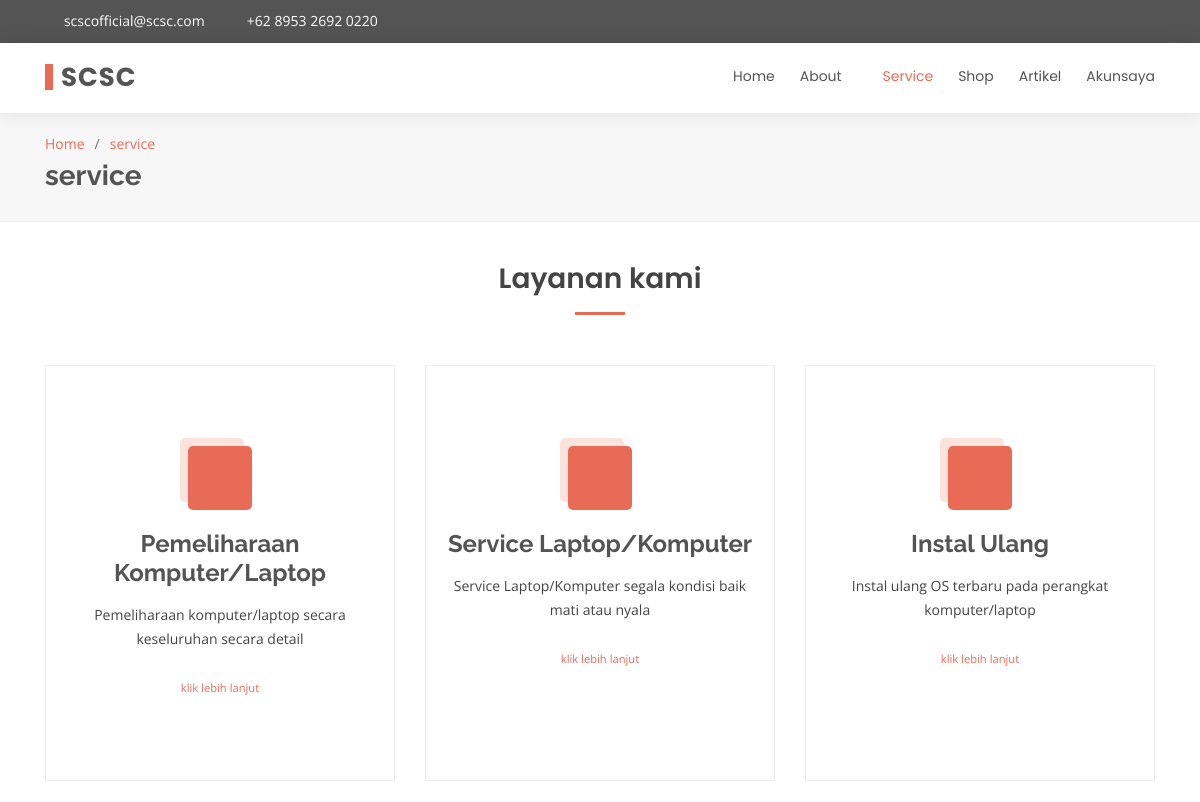
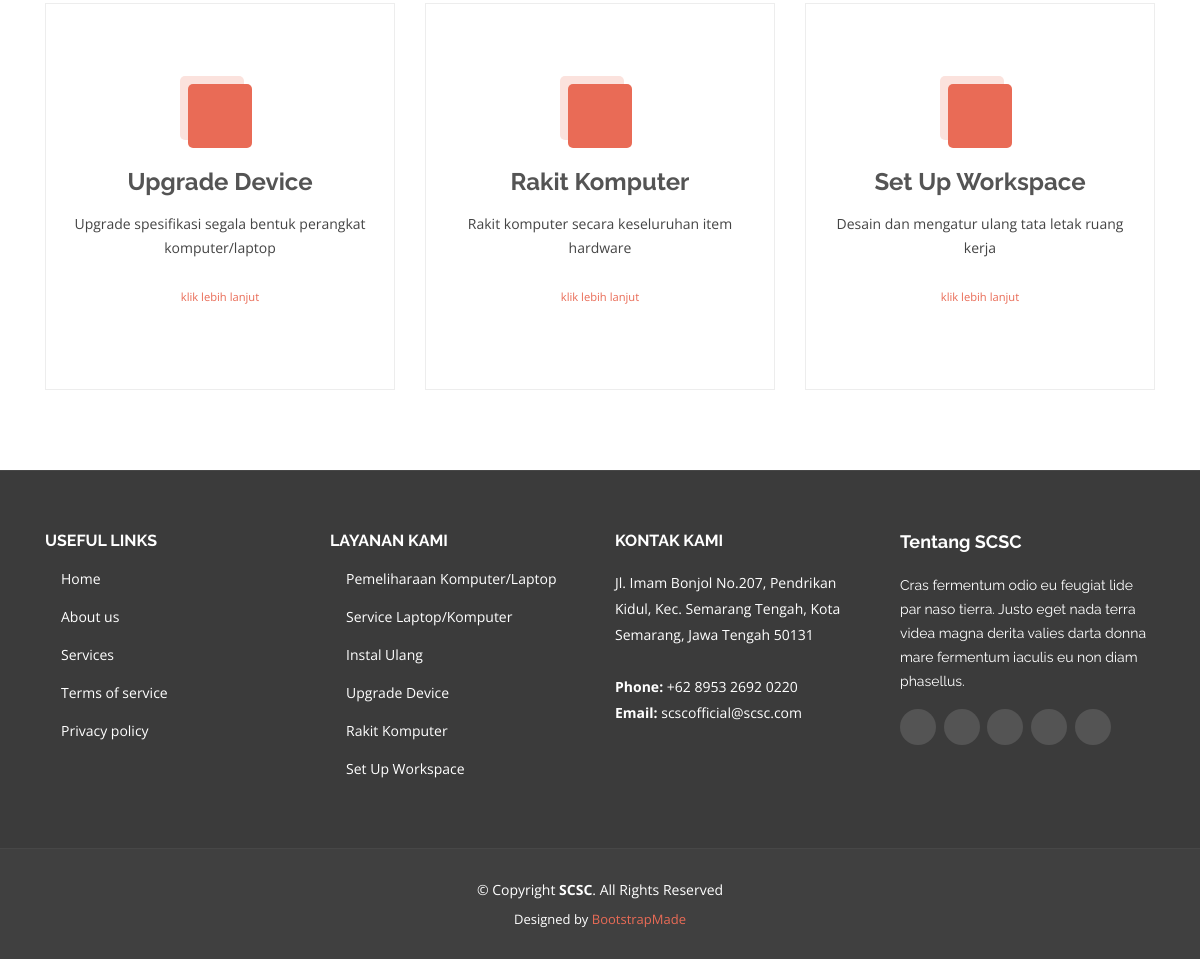
Before: /index.php/service with the older database file (2 pictures, top to bottom).
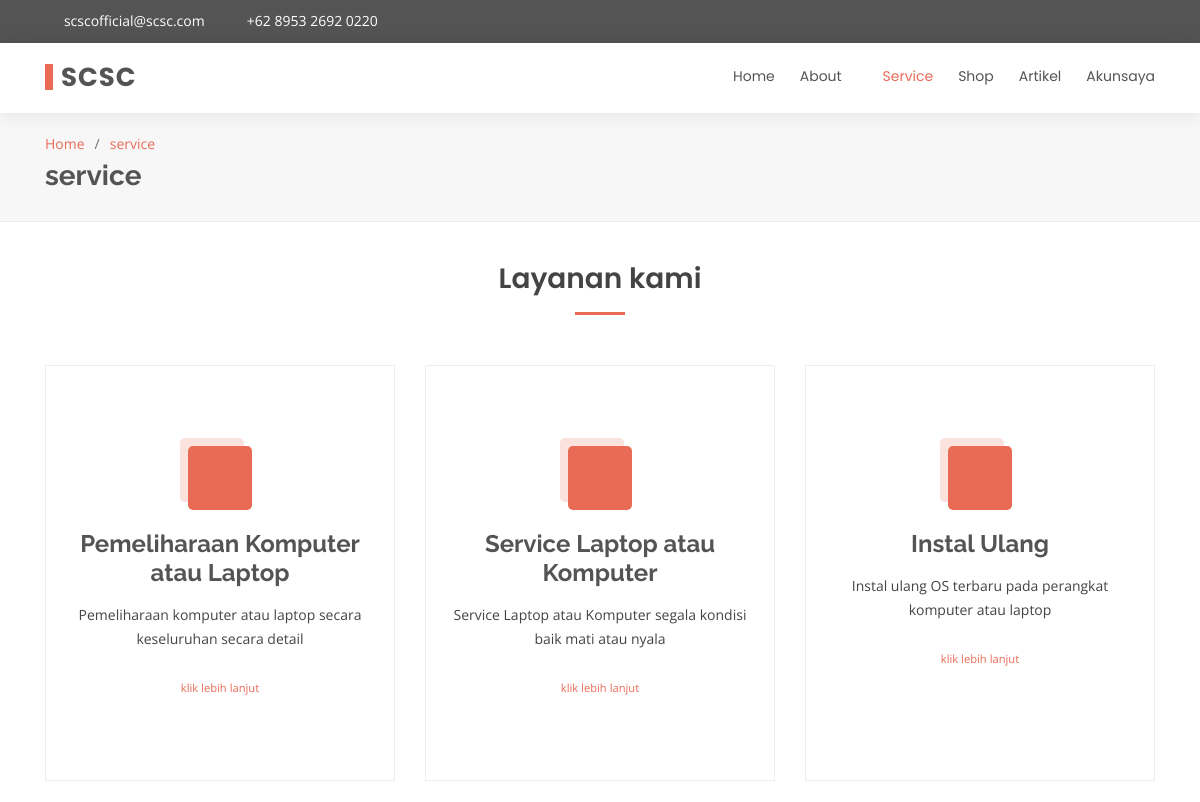
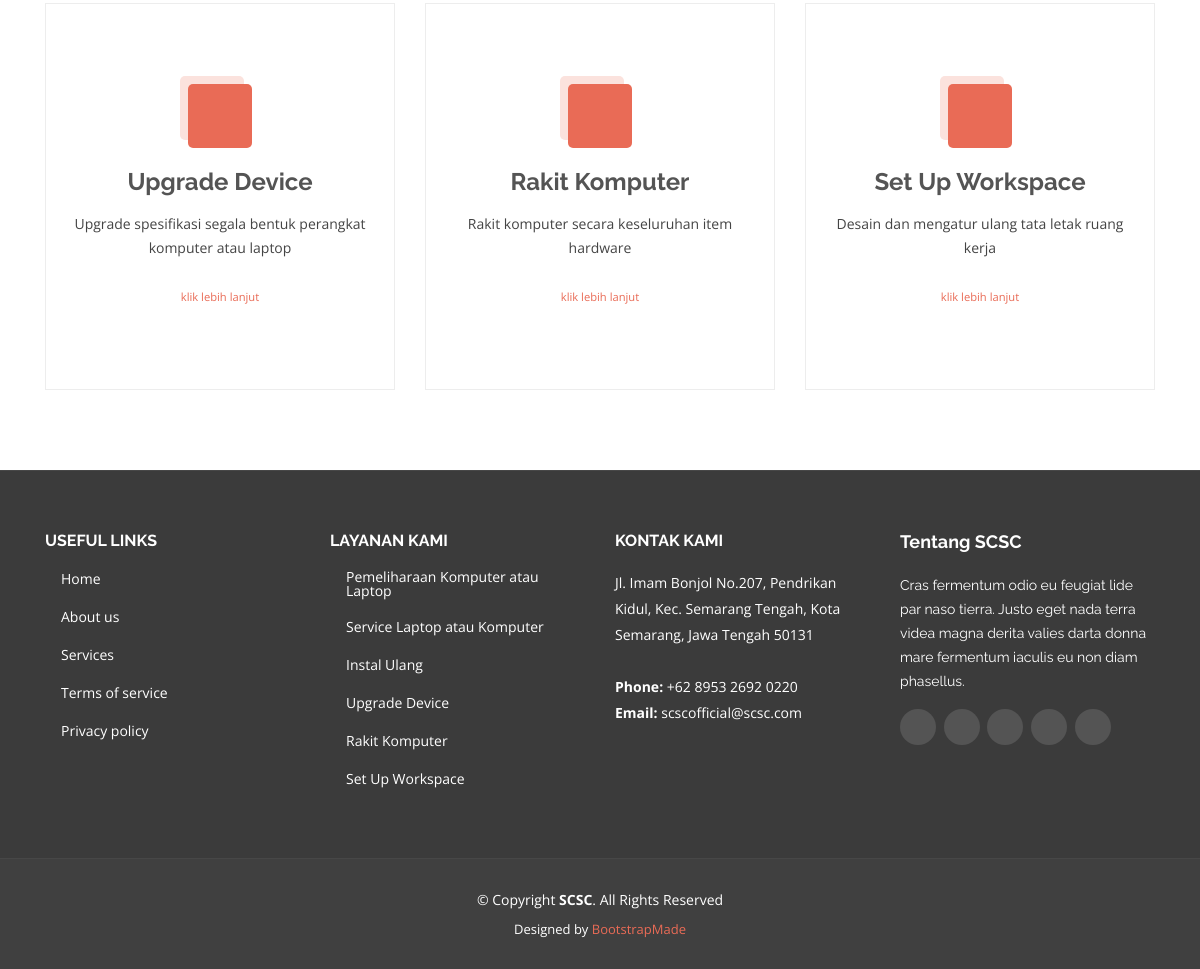
After: the same page with the newer database file (2 pictures, top to bottom).
### tables this page shows
CREATE TABLE `service` (
  `id` int(191) NOT NULL,
  `icon` varchar(191) NOT NULL,
  `name` varchar(191) NOT NULL,
  `description` text NOT NULL,
  `estimation` varchar(191) NOT NULL,
  `level` int(191) NOT NULL,
  `price` int(191) NOT NULL,
  `status` int(191) NOT NULL
);

### application/controllers/Service.php (called while the page is built, shortened)
<?php
class service extends CI_Controller
{
    public function index()
    {
        $data['title'] = "SCSC - Service";
        $tempVar = $this->scsc->getAll("homemenu");
        $data['menu'] = $tempVar;
        $tempVar = $this->scsc->getAll("homemenuabout");
        $data['submenu'] = $tempVar;
        $tempVar = $this->scsc->getData("profil",array('name'=>'logo'));
        $tempVar = $tempVar[0]["value"];
        $data['logo'] = $tempVar;
        $tempVar = $this->scsc->getData("profil",array('name'=>'singkatan'));
        $tempVar = $tempVar[0]["value"];
        $data['singkatan'] = $tempVar;
        $tempVar = $this->scsc->getData("profil",array('name'=>'email'));
        $tempVar = $tempVar[0]["value"];
        $data['email'] = $tempVar;
        $tempVar = $this->scsc->getData("profil",array('name'=>'alamat'));
        $tempVar = $tempVar[0]["value"];
        $data['alamat'] = $tempVar;
        $tempVar = $this->scsc->getData("profil",array('name'=>'telp'));
        $tempVar = $tempVar[0]["value"];
        $data['telp'] = $tempVar;
        $tempVar = $this->scsc->getData("profil",array('name'=>'twitter'));
        $tempVar = $tempVar[0]["value"];
        $data['twitter'] = $tempVar;
        $tempVar = $this->scsc->getData("profil",array('name'=>'facebook'));
        $tempVar = $tempVar[0]["value"];
        $data['facebook'] = $tempVar;
        $tempVar = $this->scsc->getData("profil",array('name'=>'instagram'));
        $tempVar = $tempVar[0]["value"];
        $data['instagram'] = $tempVar;
        $tempVar = $this->scsc->getData("profil",array('name'=>'skype'));
        $tempVar = $tempVar[0]["value"];
        $data['skype'] = $tempVar;
        $tempVar = $this->scsc->getData("profil",array('name'=>'linkedin'));
        $tempVar = $tempVar[0]["value"];
        $data['linkedin'] = $tempVar;
        $tempVar = $this->scsc->getData("service",array('status'=>'1'));
        $data['services'] = $tempVar;
        $data['link'] = "service";
        $data['active'] = 3;
        $data['dd'] = 2;
        $data['dda'] = 0;
        $this->load->view('home/header', $data);
        $this->load->view('home/top', $data);
        $this->load->view('layanan/services');
        $this->load->view('home/footer', $data);
    }
}

### index.php (called while the page is built, shortened)
<?php
require_once BASEPATH.'core/CodeIgniter.php';

### application/models/scsc.php (called while the page is built, shortened)
<?php
class scsc extends CI_Model
{
    public function getData($dataBase, $where)
    {
        return $this->db->get_where($dataBase, $where)->result_array();
    }
}

### application/views/layanan/services.php (the view, shortened to what the changed rows need)
<main id="main">
  <section id="breadcrumbs" class="breadcrumbs">
    <div class="container">
      <h2><?= $link;?></h2>
    </div>
  </section>
  <section id="services" class="services">
    <div class="container">
      <div class="section-title" data-aos="fade-up">
        <h2>Layanan kami</h2>
      </div>
      <div class="row">
        <?php $a=1 ;
        foreach($services as $service):?>
          <div class="col-lg-4 col-md-6 d-flex align-items-stretch <?php if($a > 3):?>mt-4<?php endif;?>">
            <div class="icon-box">
              <div class="icon"><i class="bx <?= $service['icon'];?>"></i></div>
              <h4><a href=""><?= $service['name'];?></a></h4>
              <p><?= $service['description'];?></p>
              <br>
              <a href="<?= base_url()?>service/serviceitem/<?= $service['name'];?>" class="stretched-link"><p><small>klik lebih lanjut</small></p></a>
            </div>
          </div>
        <?php $a++;
        endforeach;?>
      </div>
    </div>
  </section>
</main>

### application/views/home/footer.php (shortened to what the changed rows need)
<footer id="footer">
  <div class="footer-top">
    <div class="container">
      <div class="row">
        <div class="col-lg-3 col-md-6 footer-links">
          <ul>
            <?php foreach($services as $service):?>
              <li><i class="bx bx-chevron-right"></i> <a href="<?= base_url()?>service/serviceitem/<?= $service['name'];?>"><?= $service['name']; ?></a></li>
            <?php endforeach;?>
          </ul>
        </div>
      </div>
    </div>
  </div>
</footer>
</body>
</html>

Changed rows visible on the page:
changed service: name "Pemeliharaan Komputer/Laptop" → "Pemeliharaan Komputer atau Laptop"; description "Pemeliharaan komputer/laptop secara keseluruhan secara detail" → "Pemeliharaan komputer atau laptop secara keseluruhan secara detail"
changed service: name "Service Laptop/Komputer" → "Service Laptop atau Komputer"; description "Service Laptop/Komputer segala kondisi baik mati atau nyala" → "Service Laptop atau Komputer segala kondisi baik mati atau nyala"
changed service "Instal Ulang": description "Instal ulang OS terbaru pada perangkat komputer/laptop" → "Instal ulang OS terbaru pada perangkat komputer atau laptop"
changed service "Upgrade Device": description "Upgrade spesifikasi segala bentuk perangkat komputer/laptop" → "Upgrade spesifikasi segala bentuk perangkat komputer atau laptop"
